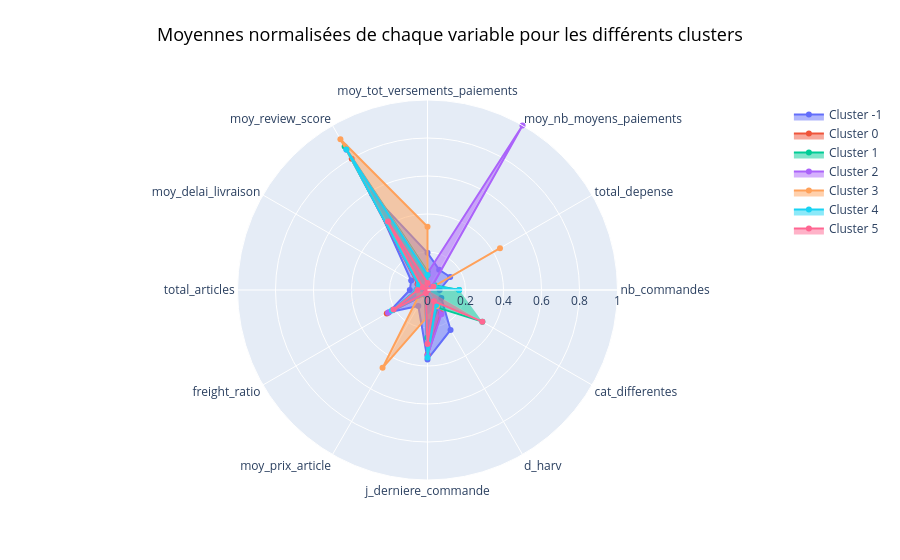

This figure's notebook cell:
### Code cell
cercle_kmeans(X_mm_clusters_moy, "dbscan_label")

### Figure 1 — Plotly figure (JSON) as saved in the notebook; plotly's stock layout.template omitted (floating-point values rounded to 4 significant figures)
{"data": [{"fill": "toself", "name": "Cluster -1", "r": [0.06421, 0.1377, 0.1231, 0.1956, 0.5816, 0.09923, 0.09306, 0.2347, 0.09685, 0.3655, 0.2427, 0.08404], "theta": ["nb_commandes", "total_depense", "moy_nb_moyens_paiements", "moy_tot_versements_paiements", "moy_review_score", "moy_delai_livraison", "total_articles", "freight_ratio", "moy_prix_article", "j_derniere_commande", "d_harv", "cat_differentes"], "type": "scatterpolar"}, {"fill": "toself", "name": "Cluster 0", "r": [0, 0.02763, 0, 0.07776, 0.7974, 0.06027, 0.005405, 0.2474, 0.02838, 0.3414, 0.1414, 0], "theta": ["nb_commandes", "total_depense", "moy_nb_moyens_paiements", "moy_tot_versements_paiements", "moy_review_score", "moy_delai_livraison", "total_articles", "freight_ratio", "moy_prix_article", "j_derniere_commande", "d_harv", "cat_differentes"], "type": "scatterpolar"}, {"fill": "toself", "name": "Cluster 1", "r": [0.1667, 0.04712, 0, 0.09673, 0.8721, 0.05252, 0.05765, 0.2104, 0.02395, 0.2502, 0.1072, 0.3333], "theta": ["nb_commandes", "total_depense", "moy_nb_moyens_paiements", "moy_tot_versements_paiements", "moy_review_score", "moy_delai_livraison", "total_articles", "freight_ratio", "moy_prix_article", "j_derniere_commande", "d_harv", "cat_differentes"], "type": "scatterpolar"}, {"fill": "toself", "name": "Cluster 2", "r": [0, 0.02305, 1, 0.08801, 0.8529, 0.05491, 0.002674, 0.2397, 0.02422, 0.3451, 0.147, 0], "theta": ["nb_commandes", "total_depense", "moy_nb_moyens_paiements", "moy_tot_versements_paiements", "moy_review_score", "moy_delai_livraison", "total_articles", "freight_ratio", "moy_prix_article", "j_derniere_commande", "d_harv", "cat_differentes"], "type": "scatterpolar"}, {"fill": "toself", "name": "Cluster 3", "r": [0, 0.4405, 0, 0.3333, 0.9167, 0.03624, 0, 0.05026, 0.4731, 0.1404, 0.09859, 0], "theta": ["nb_commandes", "total_depense", "moy_nb_moyens_paiements", "moy_tot_versements_paiements", "moy_review_score", "moy_delai_livraison", "total_articles", "freight_ratio", "moy_prix_article", "j_derniere_commande", "d_harv", "cat_differentes"], "type": "scatterpolar"}, {"fill": "toself", "name": "Cluster 4", "r": [0.1667, 0.04279, 0, 0.07947, 0.854, 0.05196, 0.05696, 0.2167, 0.02226, 0.3558, 0.09053, 0], "theta": ["nb_commandes", "total_depense", "moy_nb_moyens_paiements", "moy_tot_versements_paiements", "moy_review_score", "moy_delai_livraison", "total_articles", "freight_ratio", "moy_prix_article", "j_derniere_commande", "d_harv", "cat_differentes"], "type": "scatterpolar"}, {"fill": "toself", "name": "Cluster 5", "r": [0, 0.0362, 0, 0.03704, 0.4167, 0.02852, 0.05278, 0.2063, 0.01919, 0.2841, 0.06877, 0.3333], "theta": ["nb_commandes", "total_depense", "moy_nb_moyens_paiements", "moy_tot_versements_paiements", "moy_review_score", "moy_delai_livraison", "total_articles", "freight_ratio", "moy_prix_article", "j_derniere_commande", "d_harv", "cat_differentes"], "type": "scatterpolar"}], "layout": {"polar": {"radialaxis": {"range": [0, 1], "visible": true}}, "showlegend": true, "title": {"font": {"color": "black", "size": 18}, "text": "Moyennes normalisées de chaque variable pour les différents clusters", "x": 0.5, "xanchor": "center", "y": 0.95, "yanchor": "top"}}}
